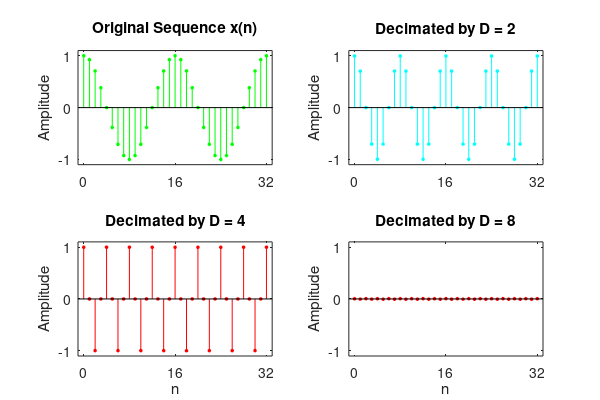

Reproduce this figure in MATLAB.
n = 0:2048; k1 = 256; k2 = k1 + 32; m = 0:(k2-k1);
Hf1 = figure("units", "inches", "position", [1,1,6,4], "paperunits", "inches", "paperposition", [0,0,6,4]);

% (a) Original signal
x = cos(0.125*pi*n); subplot(2, 2, 1);
Ha = stem(m, x(m+k1+1), "g", "filled"); axis([-1,33,-1.1,1.1]);
set(Ha, "markersize", 2); ylabel("Amplitude");
title("Original Sequence x(n)");
set(gca, "xtick", [0, 16,32]); set(gca, "ytick", [-1, 0, 1]);

% (b) Decimation by D = 2
D = 2; y = decimate(x, D); subplot(2, 2, 2);
Hb = stem(m, y(m+k1/D+1), "c", "filled"); axis([-1,33,-1.1,1.1]);
set(Hb, "markersize", 2); ylabel("Amplitude");
title("Decimated by D = 2");
set(gca, "xtick", [0, 16,32]); set(gca, "ytick", [-1, 0, 1]);

% (c) Decimation by D = 4
D = 4; y = decimate(x, D); subplot(2, 2, 3);
Hc = stem(m, y(m+k1/D+1), "r", "filled"); axis([-1,33,-1.1,1.1]);
set(Hc, "markersize", 2); ylabel("Amplitude");
title("Decimated by D = 4");
set(gca, "xtick", [0, 16,32]); set(gca, "ytick", [-1, 0, 1]);
xlabel("n");

% (d) Decimation by D = 8
D = 8; y = decimate(x, D); subplot(2, 2, 4);
Hd = stem(m, y(m+k1/D+1), "r", "filled"); axis([-1,33,-1.1,1.1]);
set(Hd, "markersize", 2); ylabel("Amplitude");
title("Decimated by D = 8");
set(gca, "xtick", [0, 16,32]); set(gca, "ytick", [-1, 0, 1]);
xlabel("n");